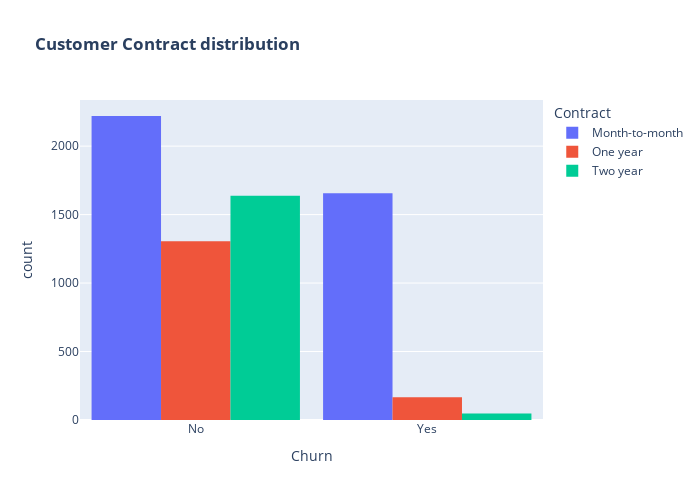

Notebook code for this chart:
### Code cell
#Churn Distribution by Contract
fig = px.histogram(data, x="Churn", color="Contract", barmode="group", title="<b>Customer Contract distribution<b>")
fig.update_layout(width=700, height=500, bargap=0.1)
fig.show()

### Figure 1 — Plotly figure (JSON) as saved in the notebook; plotly's stock layout.template omitted (floating-point values rounded to 4 significant figures; data arrays with more than 128 entries replaced by an {"elided": "..."} marker saying what was removed)
{"data": [{"alignmentgroup": "True", "bingroup": "x", "hovertemplate": "Contract=Month-to-month<br>Churn=%{x}<br>count=%{y}<extra></extra>", "legendgroup": "Month-to-month", "marker": {"color": "#636efa", "pattern": {"shape": ""}}, "name": "Month-to-month", "offsetgroup": "Month-to-month", "orientation": "v", "showlegend": true, "type": "histogram", "x": {"elided": "3875 str values"}, "xaxis": "x", "yaxis": "y"}, {"alignmentgroup": "True", "bingroup": "x", "hovertemplate": "Contract=One year<br>Churn=%{x}<br>count=%{y}<extra></extra>", "legendgroup": "One year", "marker": {"color": "#EF553B", "pattern": {"shape": ""}}, "name": "One year", "offsetgroup": "One year", "orientation": "v", "showlegend": true, "type": "histogram", "x": {"elided": "1472 str values"}, "xaxis": "x", "yaxis": "y"}, {"alignmentgroup": "True", "bingroup": "x", "hovertemplate": "Contract=Two year<br>Churn=%{x}<br>count=%{y}<extra></extra>", "legendgroup": "Two year", "marker": {"color": "#00cc96", "pattern": {"shape": ""}}, "name": "Two year", "offsetgroup": "Two year", "orientation": "v", "showlegend": true, "type": "histogram", "x": {"elided": "1685 str values"}, "xaxis": "x", "yaxis": "y"}], "layout": {"bargap": 0.1, "barmode": "group", "height": 500, "legend": {"title": {"text": "Contract"}, "tracegroupgap": 0}, "title": {"text": "<b>Customer Contract distribution<b>"}, "width": 700, "xaxis": {"anchor": "y", "domain": [0, 1], "title": {"text": "Churn"}}, "yaxis": {"anchor": "x", "domain": [0, 1], "title": {"text": "count"}}}}
